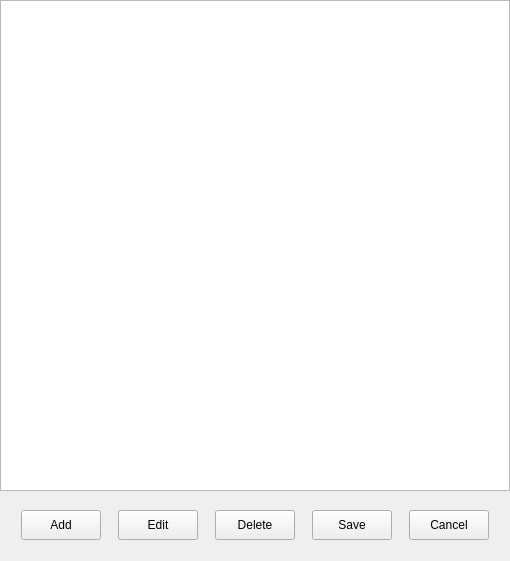
<?xml version="1.0" encoding="UTF-8"?>
<ui version="4.0">
 <class>Settingmanage</class>
 <widget class="QWidget" name="Settingmanage">
  <property name="geometry">
   <rect>
    <x>0</x>
    <y>0</y>
    <width>510</width>
    <height>561</height>
   </rect>
  </property>
  <property name="windowTitle">
   <string>Form</string>
  </property>
  <widget class="QTableWidget" name="tableWidget">
   <property name="geometry">
    <rect>
     <x>0</x>
     <y>0</y>
     <width>510</width>
     <height>491</height>
    </rect>
   </property>
  </widget>
  <widget class="QWidget" name="horizontalLayoutWidget">
   <property name="geometry">
    <rect>
     <x>10</x>
     <y>500</y>
     <width>491</width>
     <height>51</height>
    </rect>
   </property>
   <layout class="QHBoxLayout" name="horizontalLayout">
    <item>
     <widget class="QPushButton" name="pushButton">
      <property name="sizePolicy">
       <sizepolicy hsizetype="Fixed" vsizetype="Fixed">
        <horstretch>0</horstretch>
        <verstretch>0</verstretch>
       </sizepolicy>
      </property>
      <property name="minimumSize">
       <size>
        <width>60</width>
        <height>30</height>
       </size>
      </property>
      <property name="text">
       <string>Add</string>
      </property>
     </widget>
    </item>
    <item>
     <widget class="QPushButton" name="pushButton_2">
      <property name="sizePolicy">
       <sizepolicy hsizetype="Fixed" vsizetype="Fixed">
        <horstretch>0</horstretch>
        <verstretch>0</verstretch>
       </sizepolicy>
      </property>
      <property name="minimumSize">
       <size>
        <width>60</width>
        <height>30</height>
       </size>
      </property>
      <property name="text">
       <string>Edit</string>
      </property>
     </widget>
    </item>
    <item>
     <widget class="QPushButton" name="pushButton_3">
      <property name="sizePolicy">
       <sizepolicy hsizetype="Fixed" vsizetype="Fixed">
        <horstretch>0</horstretch>
        <verstretch>0</verstretch>
       </sizepolicy>
      </property>
      <property name="minimumSize">
       <size>
        <width>60</width>
        <height>30</height>
       </size>
      </property>
      <property name="text">
       <string>Delete</string>
      </property>
     </widget>
    </item>
    <item>
     <widget class="QPushButton" name="pushButton_4">
      <property name="sizePolicy">
       <sizepolicy hsizetype="Fixed" vsizetype="Fixed">
        <horstretch>0</horstretch>
        <verstretch>0</verstretch>
       </sizepolicy>
      </property>
      <property name="minimumSize">
       <size>
        <width>60</width>
        <height>30</height>
       </size>
      </property>
      <property name="text">
       <string>Save</string>
      </property>
     </widget>
    </item>
    <item>
     <widget class="QPushButton" name="pushButton_5">
      <property name="sizePolicy">
       <sizepolicy hsizetype="Fixed" vsizetype="Fixed">
        <horstretch>0</horstretch>
        <verstretch>0</verstretch>
       </sizepolicy>
      </property>
      <property name="minimumSize">
       <size>
        <width>60</width>
        <height>30</height>
       </size>
      </property>
      <property name="text">
       <string>Cancel</string>
      </property>
     </widget>
    </item>
   </layout>
  </widget>
 </widget>
 <resources/>
 <connections/>
</ui>
